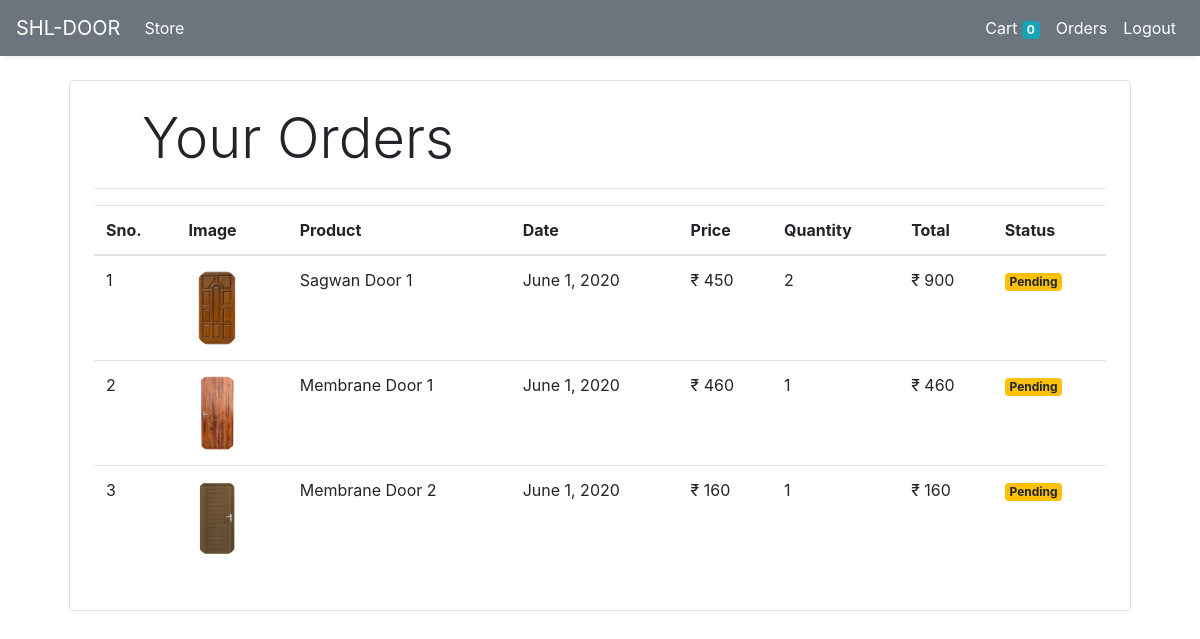
The app's page /orders (signed in) with its own data.
### store/models/orders.py (models this page shows, shortened)
class Order(models.Model):
    product = models.ForeignKey(Product,
                                on_delete=models.CASCADE)
    customer = models.ForeignKey(Customer,
                                on_delete=models.CASCADE)
    quantity = models.IntegerField(default=1)
    price = models.IntegerField()
    address = models.CharField(max_length=50, default='', blank=True)
    phone = models.CharField(max_length=50, default='', blank=True)
    date = models.DateField(default=datetime.datetime.today)
    status = models.BooleanField(default=False)
    @staticmethod
    def get_orders_by_customer(customer_id):
        return Order.objects.filter(customer=customer_id).order_by('-date')

### store/models/product.py (models this page shows, shortened)
class Product(models.Model):
    name = models.CharField(max_length=50)
    price = models.IntegerField(default=0)
    category = models.ForeignKey(Category, on_delete=models.CASCADE, default=1)
    description = models.CharField(max_length=200, default='' , null=True , blank=True)
    image = models.ImageField(upload_to='uploads/products/')

### store/middlewares/auth.py (the view)
    def middleware(request):
        print(request.session.get('customer'))
        returnUrl = request.META['PATH_INFO']
        print(request.META['PATH_INFO'])
        if not request.session.get('customer'):
           return redirect(f'login?return_url={returnUrl}')
        response = get_response(request)
        return response

### store/templatetags/custom_filter.py (called while the page is built)
@register.filter(name='currency')
def currency(number):
    return "₹ "+str(number)

@register.filter(name='multiply')
def multiply(number , number1):
    return number * number1

### store/views/orders.py (called while the page is built)
    def get(self , request ):
        customer = request.session.get('customer')
        orders = Order.get_orders_by_customer(customer)
        print(orders)
        return render(request , 'orders.html'  , {'orders' : orders})

### store/templates/orders.html
{% extends 'base.html' %}
{% block content %}
{% load cart %}
{% load custom_filter %}
<div class="container">
   <div class="border rounded p-4 m-4">
        <p class="display-4 pl-4 ml-4">Your Orders</p>
        <hr>
        <table class="table">
            <thead>
                <tr>
                    <th>Sno.</th>
                    <th>Image</th>
                    <th>Product</th>
                    <th>Date</th>
                    <th>Price</th>
                    <th>Quantity</th>
                    <th>Total</th>
                    <th>Status</th>
                </tr>
            </thead>
            <tbody>
                {% for order in orders %}
                <tr>
                    <td>{{forloop.counter}}</td>
                    <td><img style="height: 80px;" class="rounded-circle" src="{{order.product.image.url}}" alt=""></td>
                    <td>{{order.product.name}}</td>
                    <td>{{order.date}}</td>
                    <td>{{order.price|currency}}</td>
                    <td>{{order.quantity}}</td>
                    <td>{{order.quantity|multiply:order.price|currency}}</td>
                    {% if order.status %}
                    <td><small class="badge badge-success">Completed</small></td>
                    {%else%}
                    <td><small class="badge badge-warning">Pending</small></td>
                    {% endif %}
                </tr>
                {% endfor %}
            </tbody>
        </table>
   </div>
</div>
{% endblock %}

### records on screen
Order: product.image (picture), product.name "Sagwan Door 1", date "June 1, 2020", price "₹ 450", quantity "2", quantity|multiply "₹ 900", status "Pending"
Order: product.image (picture), product.name "Membrane Door 1", date "June 1, 2020", price "₹ 460", quantity "1", quantity|multiply "₹ 460", status "Pending"
Order: product.image (picture), product.name "Membrane Door 2", date "June 1, 2020", price "₹ 160", quantity "1", quantity|multiply "₹ 160", status "Pending"

### other values on screen
{{ request.session.cart.keys|length }} "0"
